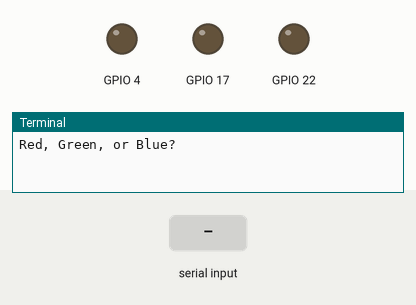
A program run on a simulated Raspberry Pi (BCM pin numbers). Parts: output pins drawn as LEDs (lit = HIGH), the last lines printed to the terminal. The inputs (shaded band) are chosen by the test bench.

Above: at 1.2 s.
1.3 s: "r" typed at the terminal
At 1.8 s:
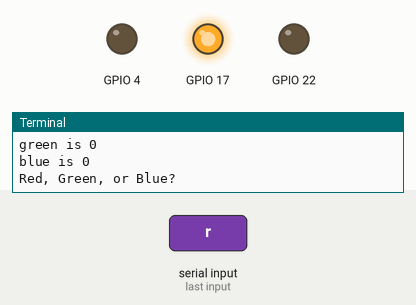
2.8 s: "g" typed at the terminal
At 4.0 s:
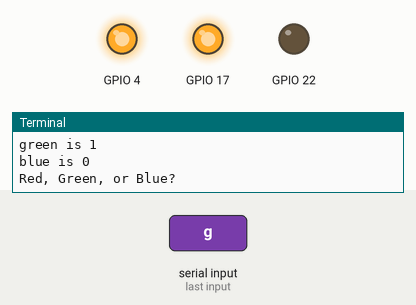
4.3 s: "b" typed at the terminal
At 5.3 s:
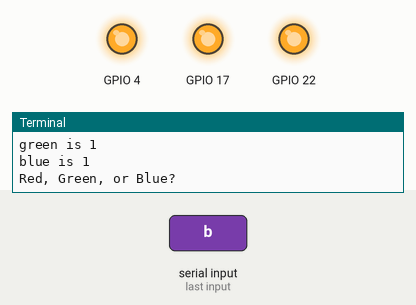
5.8 s: "r" typed at the terminal
At 6.4 s:
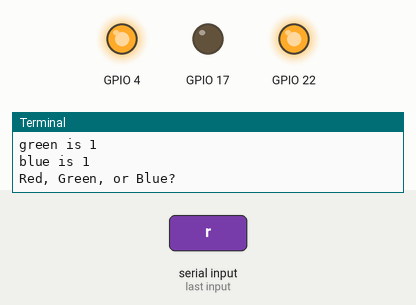
7.3 s: "g" typed at the terminal
At 7.6 s:
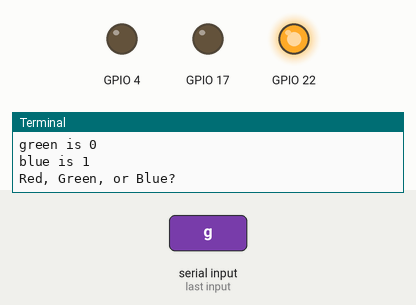
Timing chart, 0 to 9.8 s (numbered marks = the images above; inputs shaded):
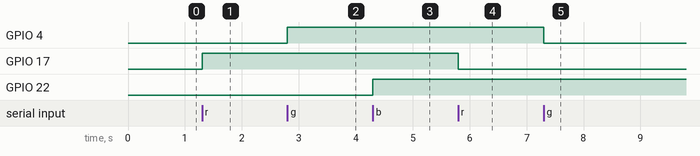

The program:

test.py
```python
import RPi.GPIO as GPIO
GPIO.setwarnings(False)
GPIO.setmode(GPIO.BCM)
GPIO.setup(17, GPIO.OUT) # red
GPIO.setup(4, GPIO.OUT) # green
GPIO.setup(22, GPIO.OUT) # blue

# init setup
GPIO.output(17, False)
GPIO.output(4, False)
GPIO.output(22, False)

def piano():
    red=0
    green=0
    blue=0
    rgb=0
    rg=0
    gb=0
    rb=0
    try:
        while True:
            asked = raw_input("Red, Green, or Blue?")

            if asked == "r" and red == 0:
                GPIO.output(17, True)
                red = red + 1
                print "red is", red
                print "green is", green
                print "blue is", blue

            elif asked == "r" and red == 1:
                GPIO.output(17, False)
                red = red - 1
                print "red is", red
                print "green is", green
                print "blue is", blue

            elif asked == "g" and green == 0:
                GPIO.output(4, True)
                green = green + 1
                print "red is", red
                print "green is", green
                print "blue is", blue

            elif asked == "g" and green == 1:
                GPIO.output(4, False)
                green = green - 1
                print "red is", red
                print "green is", green
                print "blue is", blue

            elif asked == "b" and blue == 0:
                GPIO.output(22, True)
                blue = blue + 1
                print "red is", red
                print "green is", green
                print "blue is", blue

            elif asked == "b" and blue == 1:
                GPIO.output(22, False)
                blue = blue - 1
                print "red is", red
                print "green is", green
                print "blue is", blue

    except KeyboardInterrupt:
        GPIO.output(17, False)
        GPIO.output(4, False)
        GPIO.output(22, False)
        exit

run = piano()
```

Measured:
- after the input at 1.3 s, GPIO 17: LOW → HIGH at once
- after the input at 2.8 s, GPIO 4: LOW → HIGH at once
- after the input at 4.3 s, GPIO 22: LOW → HIGH at once
- after the input at 5.8 s, GPIO 17: HIGH → LOW at once
- after the input at 7.3 s, GPIO 4: HIGH → LOW at once
